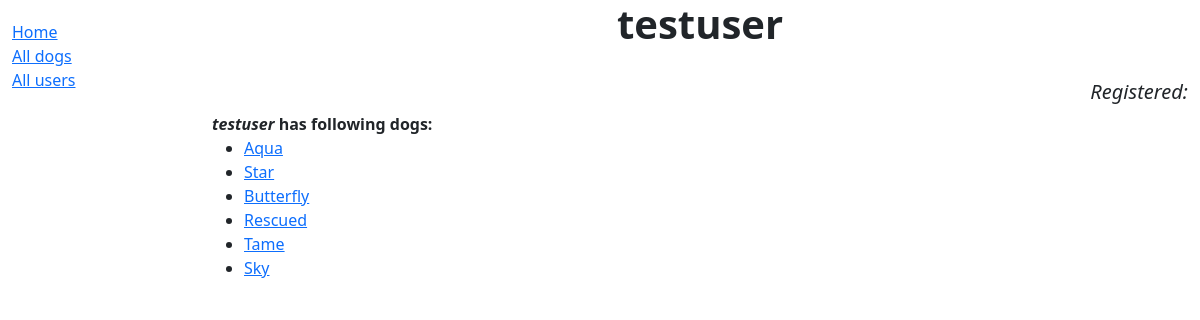
The page /caninsim_app/user/2 on the database its author committed.
### caninsim_app/models.py (models this page shows, shortened)
class Dog(models.Model):
    SIZES = (
        ('XS', 'miniature'),
        ('S', 'small'),
        ('M', 'medium'),
        ('L', 'big'),
        ('XL', 'huge')
    )
    NOSES = (
        ('BK', 'black'),
        ('LG', 'light gray'),
        ('GR', 'gray'),
        ('AB', 'almost black'),
        ('PL', 'purplish'),
        ('BF', 'butterfly'),
        ('DL', 'dudley'),
        ('SN', 'snow'),
        ('PN', 'pink'),
        ('BP', 'bright pink'),
        ('BR', 'brown'),
    )
    EYES = (
        ('BR', 'brown'),
        ('AM', 'amber'),
        ('LA', 'light brown amber'),
        ('YL', 'yellow'),
        ('YG', 'yellow green'),
        ('GR', 'grey'),
        ('CP', 'copper'),
        ('BL', 'blue'),
        ('AW', 'almost white blue'),
        ('WL', 'wall/heterochromia'),
        ('SP', 'split'),
    )
    COATS = (
        ('HS', 'hairless single heterozygous'),
        ('HL', 'hairless LETHAL homozygous'),
        ('LN', 'long'),
        ('WR', 'wire'),
        ('SM', 'smooth'),
        ('CS', 'curly smooth'),
        ('CL', 'curly long'),
        ('WS', 'wire smooth'),
        ('WL', 'wire long'),
        ('WC', 'wire curly'),
    )
    creation_date = models.DateTimeField('creation date', default=dtm.now)
    owner = models.ForeignKey('auth.User', on_delete=models.CASCADE, default=None)
    dog_name = models.CharField(max_length=30, default="Unnamed")
    GENDERS = [
        ('M', 'Male'),
        ('F', 'Female'),
    ]
    gender = models.CharField(max_length=2, choices=GENDERS, default='M')
    age = models.IntegerField(default=0)
    size = models.CharField(max_length=150, choices=SIZES, default='M')
    nose = models.CharField(max_length=150, choices=NOSES, default='BK')
    eye = models.CharField(max_length=150, choices=EYES, default='BR')
    color = models.CharField(max_length=200, null=True)
    coat = models.CharField(max_length=150, choices=COATS, default='SM')
    health_points = models.IntegerField(default=100)
    energy_points = models.IntegerField(default=100)
    hunger = models.IntegerField(default=100)
    thirst = models.IntegerField(default=100)
    bladder = models.IntegerField(default=100)
    exercise = models.IntegerField(default=100)
    exploration = models.IntegerField(default=100)
    social_needs = models.IntegerField(default=100)
    grooming = models.IntegerField(default=100)
    chewing = models.IntegerField(default=100)
    mood = models.IntegerField(default=100)
    active = models.IntegerField(default=5)
    intelligent = models.IntegerField(default=5)
    prey_drive = models.IntegerField(default=5)
    social_skills = models.IntegerField(default=0)
    def get_absolute_url(self):
        return reverse("dog_detail", kwargs={"pk": self.pk})

### caninsim_app/views.py (the view)
# urls.py: path('user/<int:pk>', views.UserDetailView.as_view(), name='user_detail'),
class UserDetailView(generic.DetailView):
    model = User
    template_name = 'caninsim_app/user_detail.html'

### caninsim_app/templates/caninsim_app/user_detail.html
{% extends "base_generic.html" %}
{%block content%}
<h1 align="center"><b>{{ user.username }}</b></h1>
<br>
<i><h5 align="right">Registered: {{ dog.creation_date }}</h5></i>
<strong><em>{{ user.username }}</em> has following dogs:</strong>
<ul class="ml-4 list-disc">
  {% for dog in user.dog_set.all %}
    <li><a href="{{ dog.get_absolute_url }}">{{ dog.dog_name }}</a></li>
  {% empty %}
    <li>No dogs yet.</li>
  {% endfor %}
</ul>
{%endblock content%}

### rows shown on the page
Dog: dog_name "Aqua"
Dog: dog_name "Star"
Dog: dog_name "Butterfly"
Dog: dog_name "Rescued"
Dog: dog_name "Tame"
Dog: dog_name "Sky"

### other values the page prints
{{ user.username }} "testuser"
